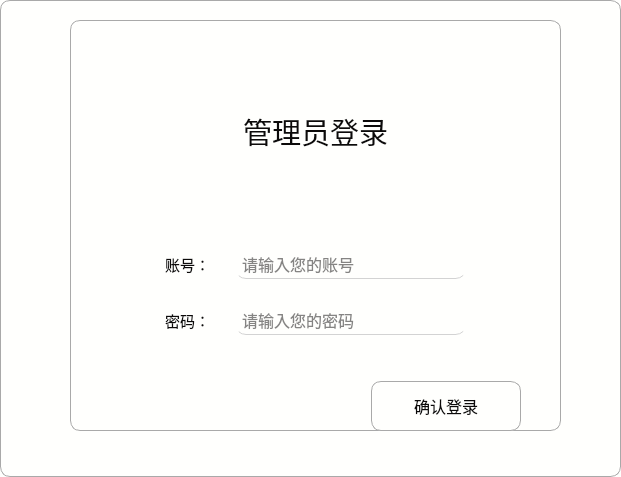
<?xml version="1.0" encoding="UTF-8"?>
<ui version="4.0">
 <class>MangerLogin</class>
 <widget class="QDialog" name="MangerLogin">
  <property name="geometry">
   <rect>
    <x>0</x>
    <y>0</y>
    <width>621</width>
    <height>477</height>
   </rect>
  </property>
  <property name="windowTitle">
   <string>管理员登陆</string>
  </property>
  <property name="styleSheet">
   <string notr="true">QPushButton:hover{
        color:red
        }
QLineEdit{
        border:1px solid gray;;
        border-radius:10px;
        padding:2px 4px;
}
QWidget{
        color:#0c0a0a;
        background:rgb(255, 255, 253);
        border-top:1px solid darkGray;
        border-bottom:1px solid darkGray;
        border-right:1px solid darkGray;
        border-left:1px solid darkGray;
        border-top-left-radius:10px;
        border-top-right-radius:10px;
        border-bottom-right-radius:10px;
        border-bottom-left-radius:10px;
    }
QLabel{
        border:none;}

</string>
  </property>
  <widget class="QWidget" name="">
   <property name="geometry">
    <rect>
     <x>70</x>
     <y>20</y>
     <width>491</width>
     <height>411</height>
    </rect>
   </property>
   <layout class="QVBoxLayout" name="verticalLayout">
    <item>
     <spacer name="verticalSpacer_4">
      <property name="orientation">
       <enum>Qt::Vertical</enum>
      </property>
      <property name="sizeType">
       <enum>QSizePolicy::Fixed</enum>
      </property>
      <property name="sizeHint" stdset="0">
       <size>
        <width>20</width>
        <height>40</height>
       </size>
      </property>
     </spacer>
    </item>
    <item>
     <layout class="QHBoxLayout" name="horizontalLayout_4">
      <item>
       <spacer name="horizontalSpacer_3">
        <property name="orientation">
         <enum>Qt::Horizontal</enum>
        </property>
        <property name="sizeHint" stdset="0">
         <size>
          <width>40</width>
          <height>20</height>
         </size>
        </property>
       </spacer>
      </item>
      <item>
       <widget class="QLabel" name="label_3">
        <property name="sizePolicy">
         <sizepolicy hsizetype="Fixed" vsizetype="Preferred">
          <horstretch>0</horstretch>
          <verstretch>0</verstretch>
         </sizepolicy>
        </property>
        <property name="font">
         <font>
          <pointsize>22</pointsize>
         </font>
        </property>
        <property name="text">
         <string>管理员登录</string>
        </property>
       </widget>
      </item>
      <item>
       <spacer name="horizontalSpacer_4">
        <property name="orientation">
         <enum>Qt::Horizontal</enum>
        </property>
        <property name="sizeHint" stdset="0">
         <size>
          <width>40</width>
          <height>20</height>
         </size>
        </property>
       </spacer>
      </item>
     </layout>
    </item>
    <item>
     <spacer name="verticalSpacer_3">
      <property name="orientation">
       <enum>Qt::Vertical</enum>
      </property>
      <property name="sizeType">
       <enum>QSizePolicy::Fixed</enum>
      </property>
      <property name="sizeHint" stdset="0">
       <size>
        <width>20</width>
        <height>40</height>
       </size>
      </property>
     </spacer>
    </item>
    <item>
     <layout class="QHBoxLayout" name="horizontalLayout">
      <item>
       <spacer name="horizontalSpacer_5">
        <property name="orientation">
         <enum>Qt::Horizontal</enum>
        </property>
        <property name="sizeHint" stdset="0">
         <size>
          <width>40</width>
          <height>20</height>
         </size>
        </property>
       </spacer>
      </item>
      <item>
       <widget class="QLabel" name="label_4">
        <property name="font">
         <font>
          <pointsize>11</pointsize>
         </font>
        </property>
        <property name="text">
         <string>账号：</string>
        </property>
        <property name="buddy">
         <cstring>id_line</cstring>
        </property>
       </widget>
      </item>
      <item>
       <spacer name="horizontalSpacer_7">
        <property name="orientation">
         <enum>Qt::Horizontal</enum>
        </property>
        <property name="sizeType">
         <enum>QSizePolicy::Fixed</enum>
        </property>
        <property name="sizeHint" stdset="0">
         <size>
          <width>20</width>
          <height>20</height>
         </size>
        </property>
       </spacer>
      </item>
      <item>
       <widget class="QLineEdit" name="id_line">
        <property name="minimumSize">
         <size>
          <width>230</width>
          <height>30</height>
         </size>
        </property>
        <property name="maximumSize">
         <size>
          <width>230</width>
          <height>30</height>
         </size>
        </property>
        <property name="font">
         <font>
          <family>黑体</family>
          <pointsize>10</pointsize>
          <weight>50</weight>
          <italic>false</italic>
          <bold>false</bold>
          <kerning>true</kerning>
         </font>
        </property>
        <property name="styleSheet">
         <string notr="true">QLineEdit{
	font-size:16px;
	border:none;
	border-bottom:1px solid lightgray;
	background-color:transparent;
	font: 10pt &quot;黑体&quot;;
}
QLineEdit:hover{
	border-bottom:1px solid gray;
}
QLineEdit:focus{
	border-bottom:1px solid rgb(18,183,245);
}
</string>
        </property>
        <property name="text">
         <string/>
        </property>
        <property name="frame">
         <bool>true</bool>
        </property>
        <property name="echoMode">
         <enum>QLineEdit::Normal</enum>
        </property>
        <property name="placeholderText">
         <string>请输入您的账号</string>
        </property>
        <property name="clearButtonEnabled">
         <bool>true</bool>
        </property>
       </widget>
      </item>
      <item>
       <spacer name="horizontalSpacer_6">
        <property name="orientation">
         <enum>Qt::Horizontal</enum>
        </property>
        <property name="sizeHint" stdset="0">
         <size>
          <width>40</width>
          <height>20</height>
         </size>
        </property>
       </spacer>
      </item>
     </layout>
    </item>
    <item>
     <spacer name="verticalSpacer_2">
      <property name="orientation">
       <enum>Qt::Vertical</enum>
      </property>
      <property name="sizeType">
       <enum>QSizePolicy::Fixed</enum>
      </property>
      <property name="sizeHint" stdset="0">
       <size>
        <width>20</width>
        <height>20</height>
       </size>
      </property>
     </spacer>
    </item>
    <item>
     <layout class="QHBoxLayout" name="horizontalLayout_2">
      <item>
       <spacer name="horizontalSpacer_8">
        <property name="orientation">
         <enum>Qt::Horizontal</enum>
        </property>
        <property name="sizeHint" stdset="0">
         <size>
          <width>40</width>
          <height>20</height>
         </size>
        </property>
       </spacer>
      </item>
      <item>
       <widget class="QLabel" name="label_2">
        <property name="font">
         <font>
          <pointsize>11</pointsize>
         </font>
        </property>
        <property name="text">
         <string>密码：</string>
        </property>
        <property name="buddy">
         <cstring>password_line</cstring>
        </property>
       </widget>
      </item>
      <item>
       <spacer name="horizontalSpacer_10">
        <property name="orientation">
         <enum>Qt::Horizontal</enum>
        </property>
        <property name="sizeType">
         <enum>QSizePolicy::Fixed</enum>
        </property>
        <property name="sizeHint" stdset="0">
         <size>
          <width>20</width>
          <height>20</height>
         </size>
        </property>
       </spacer>
      </item>
      <item>
       <widget class="QLineEdit" name="password_line">
        <property name="minimumSize">
         <size>
          <width>230</width>
          <height>30</height>
         </size>
        </property>
        <property name="maximumSize">
         <size>
          <width>230</width>
          <height>30</height>
         </size>
        </property>
        <property name="styleSheet">
         <string notr="true">QLineEdit{
	font-size:16px;
	border:none;
	border-bottom:1px solid lightgray;
	background-color:transparent;
	font: 10pt &quot;黑体&quot;;
}
QLineEdit:hover{
	border-bottom:1px solid gray;
}
QLineEdit:focus{
	border-bottom:1px solid rgb(18,183,245);
}
</string>
        </property>
        <property name="text">
         <string/>
        </property>
        <property name="echoMode">
         <enum>QLineEdit::Password</enum>
        </property>
        <property name="placeholderText">
         <string>请输入您的密码</string>
        </property>
        <property name="clearButtonEnabled">
         <bool>true</bool>
        </property>
       </widget>
      </item>
      <item>
       <spacer name="horizontalSpacer_9">
        <property name="orientation">
         <enum>Qt::Horizontal</enum>
        </property>
        <property name="sizeHint" stdset="0">
         <size>
          <width>40</width>
          <height>20</height>
         </size>
        </property>
       </spacer>
      </item>
     </layout>
    </item>
    <item>
     <spacer name="verticalSpacer">
      <property name="orientation">
       <enum>Qt::Vertical</enum>
      </property>
      <property name="sizeType">
       <enum>QSizePolicy::Fixed</enum>
      </property>
      <property name="sizeHint" stdset="0">
       <size>
        <width>20</width>
        <height>40</height>
       </size>
      </property>
     </spacer>
    </item>
    <item>
     <layout class="QHBoxLayout" name="horizontalLayout_3">
      <item>
       <spacer name="horizontalSpacer">
        <property name="orientation">
         <enum>Qt::Horizontal</enum>
        </property>
        <property name="sizeHint" stdset="0">
         <size>
          <width>40</width>
          <height>20</height>
         </size>
        </property>
       </spacer>
      </item>
      <item>
       <widget class="QPushButton" name="okButton">
        <property name="sizePolicy">
         <sizepolicy hsizetype="Fixed" vsizetype="Fixed">
          <horstretch>0</horstretch>
          <verstretch>0</verstretch>
         </sizepolicy>
        </property>
        <property name="minimumSize">
         <size>
          <width>150</width>
          <height>50</height>
         </size>
        </property>
        <property name="font">
         <font>
          <pointsize>12</pointsize>
         </font>
        </property>
        <property name="text">
         <string>确认登录</string>
        </property>
       </widget>
      </item>
      <item>
       <spacer name="horizontalSpacer_2">
        <property name="orientation">
         <enum>Qt::Horizontal</enum>
        </property>
        <property name="sizeType">
         <enum>QSizePolicy::Fixed</enum>
        </property>
        <property name="sizeHint" stdset="0">
         <size>
          <width>40</width>
          <height>20</height>
         </size>
        </property>
       </spacer>
      </item>
     </layout>
    </item>
   </layout>
  </widget>
 </widget>
 <resources/>
 <connections/>
</ui>
